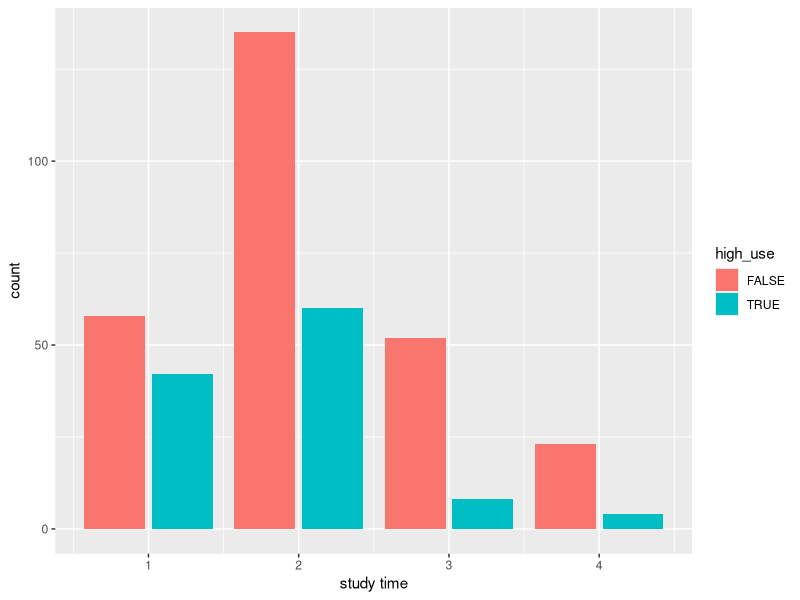
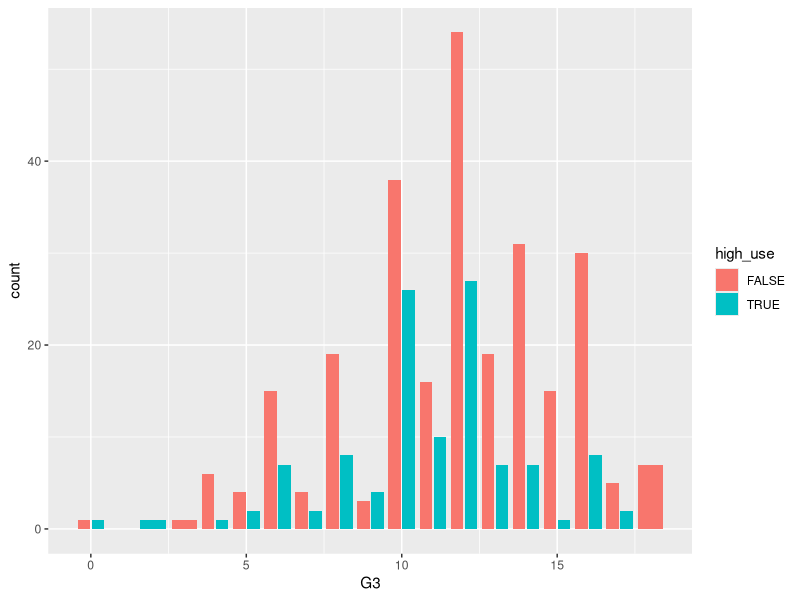
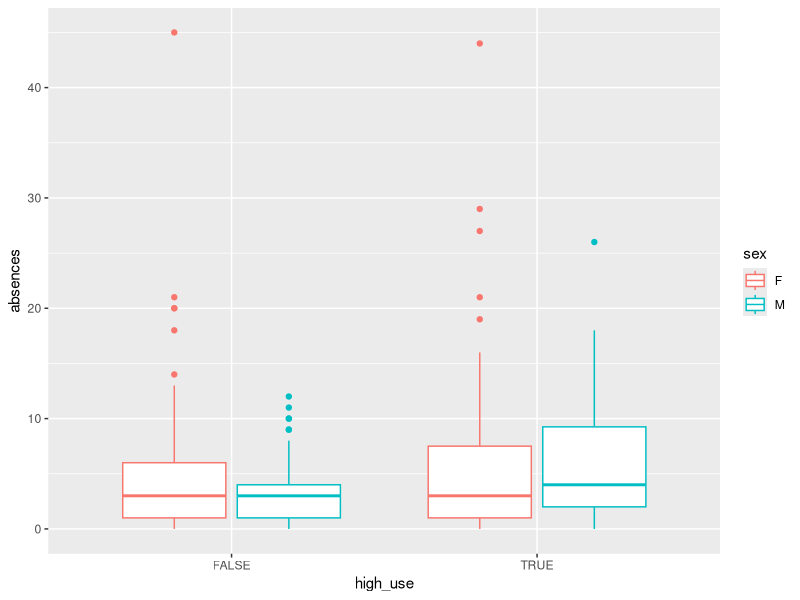
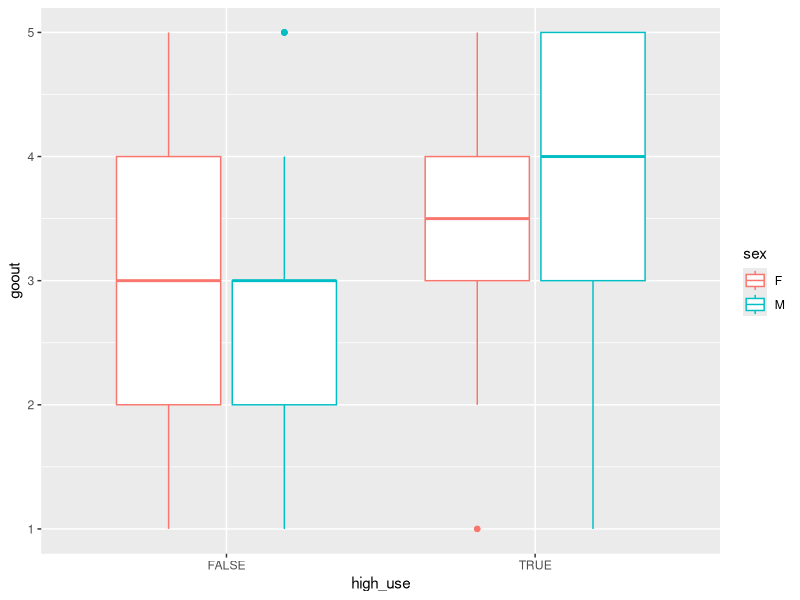
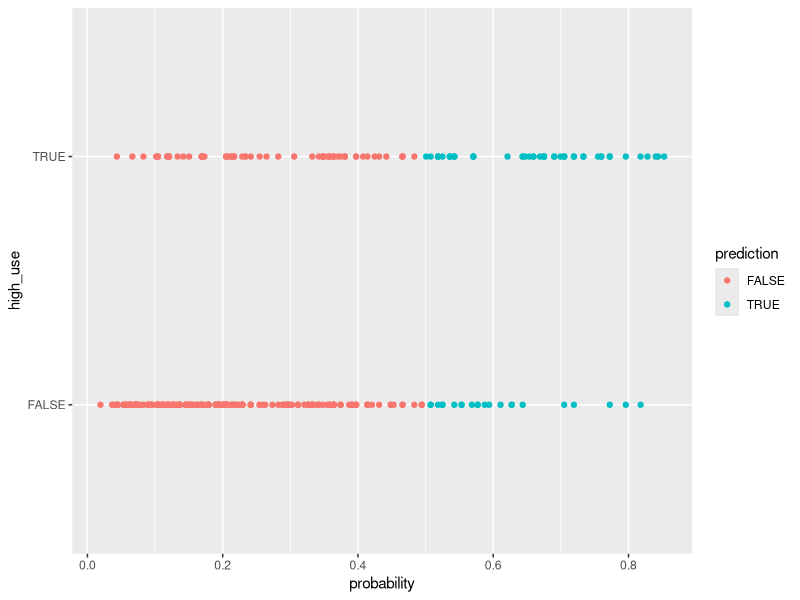

Recreate these plots in R, in order.
## ---- chunk 1
# Clear memory.
rm(list = ls())

# Packages required by this script.
library(dplyr)
library(GGally)
library(ggplot2)
library(boot)

## ---- chunk 2
alc <- as.data.frame(read.table('data/alc.csv',  sep="\t", header=TRUE))

## ---- chunk 3
glimpse(alc)
## ---- chunk 4
summary(alc[c('studytime', 'goout', 'absences', 'G3')])
## ---- chunk 5
v1 <- ggplot(data = alc, aes(studytime)) 
v1 + geom_bar(aes(fill = high_use), stat="count", position = "dodge2") + xlab('study time')

v2 <- ggplot(data = alc, aes(G3))
v2 + geom_bar(aes(fill = high_use), stat="count", position = "dodge2") + xlab('G3')

v3 <- ggplot(data = alc, aes(x = high_use, y=absences, col = sex))
v3 + geom_boxplot() + xlab("high_use")

v4 <- ggplot(data = alc, aes(x = high_use, y=goout, col = sex))
v4 + geom_boxplot() + xlab("high_use")

## ---- chunk 6
m <- glm(high_use ~  + studytime + goout + absences + G3, data = alc, family = "binomial")
summary(m)
## ---- chunk 7
OR <- exp(coef(m))
OR
## ---- chunk 8
CI <-exp(confint(m))
cbind(OR, CI)
## ---- chunk 9
m <- glm(high_use ~ studytime + goout + absences, data = alc, family = "binomial")
summary(m)
cbind(exp(coef(m)), exp(confint(m)))
## ---- chunk 10

# Predict the probability of high_use
probabilities <- predict(m, type = "response")

# Add the predicted probabilities to 'alc'
alc <- mutate(alc, probability = probabilities)

# Use the probabilities to make a prediction of high_use
alc <- mutate(alc, prediction = probability > 0.5)

# Tabulate the target variable versus the predictions
tbl <- table(high_use = alc$high_use, prediction = alc$prediction)
addmargins(tbl)
round(addmargins(prop.table(tbl)), 2)
## ---- chunk 11
g = ggplot(alc, aes(x = probability, y = high_use, col=prediction))
g+geom_point()
## ---- chunk 12
loss_func = function(class, prob) {
  n_wrong = abs(class - prob) > 0.5
  mean(n_wrong)
}
# Call loss_func to compute the average number of wrong predictions in the (training) data
loss_func(class = alc$high_use, prob = alc$probability)
## ---- chunk 13
# 10-fold cross-validation
cv <- cv.glm(data = alc, cost = loss_func, glmfit = m, K = 10)

# Print the average number of wrong predictions in the cross validation
cv$delta[1]
## ---- chunk 14
m_2 <- glm(high_use ~ studytime + goout + absences + sex, data = alc, family = "binomial")
# Summary of the model
summary(m_2)
#Calculations of the odds of ratios and the confidence interval
cbind(exp(coef(m_2)), exp(confint(m_2)))
# Prediction of the probability
probabilities_2 <- predict(m_2, type = "response")
# Probabilities to alc
alc <- mutate(alc, probability_2 = probabilities_2)
# Calculate a logical high use value based on probabilites.
alc <- mutate(alc, prediction_2 = probability_2 > 0.5)
# Recalculation of cross-validation and print the average number of wrong predictions.
cv_2 <- cv.glm(data = alc, cost = loss_func, glmfit = m_2, K = 10)
cv_2$delta[1]
